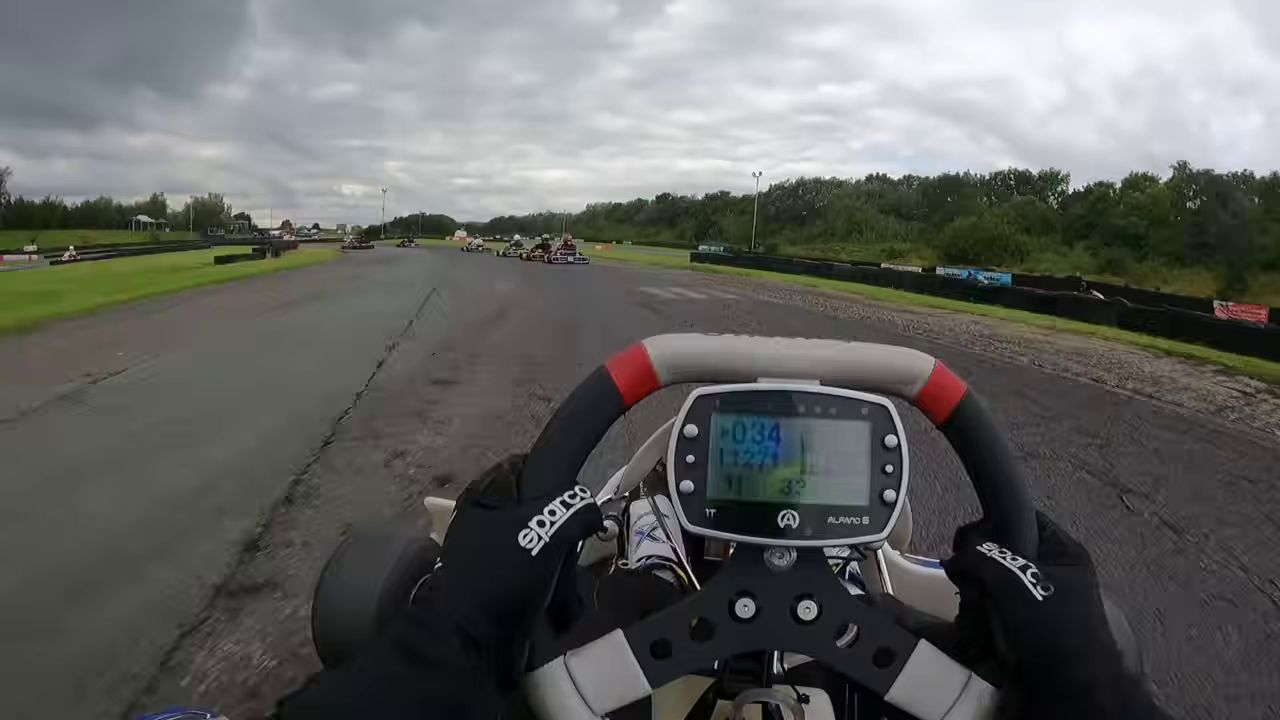
#> input picture frames/t_0000.0s.jpg, 1280 x 720 px
$ python png_to_dds.py ../frames/t_0000.0s.jpg
#> lines starting #> are read from the running program, lines starting #| are printed output that depends on the picture
#!/usr/bin/env python3
"""Convert PNG/JPG/TGA textures to .dds for rFactor 2, with a full mipmap chain.

Writes uncompressed 32-bit BGRA DDS files (any DirectX game can load them), including every
mipmap level. Mipmaps are the smaller copies the engine uses at a distance; without them
asphalt and grass shimmer. Textures should be power-of-two sizes (256, 512, 1024, ...).

    python tools/png_to_dds.py build/textures              # every image in the folder
    python tools/png_to_dds.py my_texture.png -o out_dir
"""
import argparse
import struct
import sys
from pathlib import Path

import numpy as np
from PIL import Image

# DDS header flags (from the DirectX DDS file format reference)
DDSD_CAPS, DDSD_HEIGHT, DDSD_WIDTH, DDSD_PITCH = 0x1, 0x2, 0x4, 0x8
DDSD_PIXELFORMAT, DDSD_MIPMAPCOUNT = 0x1000, 0x20000
DDPF_ALPHAPIXELS, DDPF_RGB = 0x1, 0x40
DDSCAPS_COMPLEX, DDSCAPS_TEXTURE, DDSCAPS_MIPMAP = 0x8, 0x1000, 0x400000


def mip_chain(rgba):
    """Full mipmap chain down to 1x1, each level a 2x2 box-filtered copy of the last."""
    levels = [rgba]
    img = rgba.astype(np.float32)
    while img.shape[0] > 1 or img.shape[1] > 1:
        h, w = max(img.shape[0] // 2, 1), max(img.shape[1] // 2, 1)
        img = img[:h * 2 or 1, :w * 2 or 1]
        img = img.reshape(h, img.shape[0] // h, w, img.shape[1] // w, 4).mean(axis=(1, 3))
        levels.append(np.round(img).astype(np.uint8))
    return levels


def write_dds(rgba, path):
    h, w = rgba.shape[:2]
    levels = mip_chain(rgba)
    header = struct.pack(
        "<4s7I44x" "2I4s5I" "4I4x",
        b"DDS ", 124,
        DDSD_CAPS | DDSD_HEIGHT | DDSD_WIDTH | DDSD_PITCH | DDSD_PIXELFORMAT | DDSD_MIPMAPCOUNT,
        h, w, w * 4, 0, len(levels),
        # pixel format: 32-bit, BGRA byte order
        32, DDPF_RGB | DDPF_ALPHAPIXELS, b"\0\0\0\0", 32,
        0x00FF0000, 0x0000FF00, 0x000000FF, 0xFF000000,
        DDSCAPS_COMPLEX | DDSCAPS_TEXTURE | DDSCAPS_MIPMAP, 0, 0, 0,
    )
    assert len(header) == 128
    with open(path, "wb") as f:
        f.write(header)
        for level in levels:
            f.write(level[..., [2, 1, 0, 3]].tobytes())  # RGBA -> BGRA
    return len(levels)


def main():
    ap = argparse.ArgumentParser(description=__doc__, formatter_class=argparse.RawDescriptionHelpFormatter)
    ap.add_argument("inputs", nargs="+", help="image files or folders")
    ap.add_argument("-o", "--out-dir", help="where to write .dds files (default: next to each image)")
    args = ap.parse_args()

    files = []
    for p in map(Path, args.inputs):
        files += sorted(q for q in p.iterdir() if q.suffix.lower() in (".png", ".jpg", ".jpeg", ".tga")) \
            if p.is_dir() else [p]
    if not files:
        sys.exit("no images found")
    for src in files:
        rgba = np.asarray(Image.open(src).convert("RGBA"))
        h, w = rgba.shape[:2]
#> h = 720; w = 1280
        if w & (w - 1) or h & (h - 1):
            print(f"WARNING: {src.name} is {w}x{h}; rF2 textures should be power-of-two sizes", file=sys.stderr)
        dst = (Path(args.out_dir) if args.out_dir else src.parent) / (src.stem + ".dds")
        dst.parent.mkdir(parents=True, exist_ok=True)
        n = write_dds(rgba, dst)
#> the loop in mip_chain, `while img.shape[0] > 1 or img.shape[1] > 1:` made 10 passes
#> img on passes 9 to 10: [[115.2, 117.6, 112.7, 255], [124.3, 125.3, 123.8, 255]], [[119.7, 121.5, 118.3, 255]]
#> pass 3, in mip_chain, `img = img.reshape(h, img.shape[0] // h, w, img.shape[1] // w, 4).mean(..`:
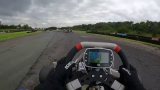
#> img: shape (90, 160, 4) float32; mean R, G, B, A 99, 100.1, 98, 255
#> after the loop in mip_chain, `while img.shape[0] > 1 or img.shape[1] > 1:`: levels = 11 items
#> the loop in write_dds, `for level in levels:` made 11 passes
#> level on passes 10 to 11: [[115, 118, 113, 255], [124, 125, 124, 255]], [[120, 121, 118, 255]]
#> n = 11
        print(f"{src.name} -> {dst} ({w}x{h}, {n} mip levels)")
#| t_0000.0s.jpg -> ../frames/t_0000.0s.dds (1280x720, 11 mip levels)
    return 0


if __name__ == "__main__":
    sys.exit(main())
#> (the program exits here)

$ run again, on frames/t_0002.0s.jpg
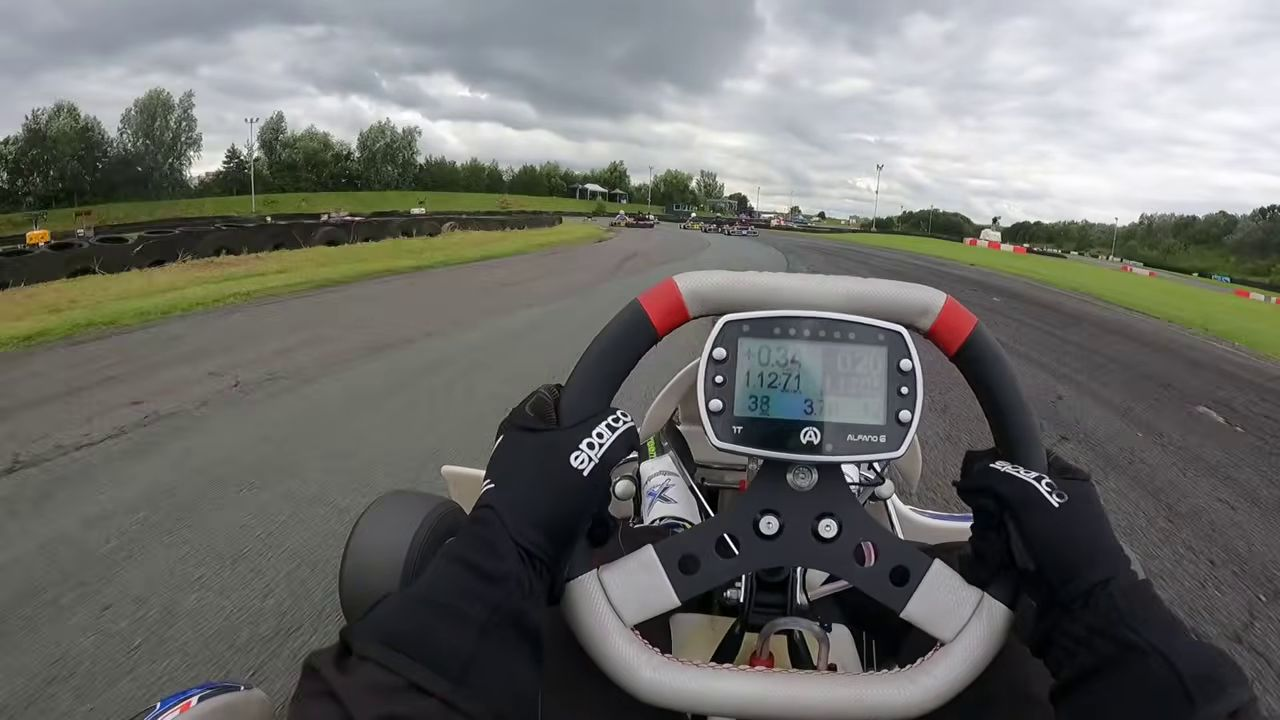
#> input picture frames/t_0002.0s.jpg, 1280 x 720 px
#> the loop in mip_chain, `while img.shape[0] > 1 or img.shape[1] > 1:` made 10 passes
#> img on passes 9 to 10: [[114.6, 116.4, 105.6, 255], [131.3, 132.2, 132.2, 255]], [[122.9, 124.3, 118.9, 255]]
#> pass 2, in mip_chain, `img = img.reshape(h, img.shape[0] // h, w, img.shape[1] // w, 4).mean(..`:
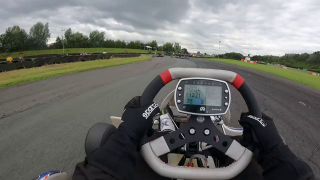
#> img: shape (180, 320, 4) float32; mean R, G, B, A 109.8, 110.5, 106.9, 255
#> pass 3, in mip_chain, `img = img.reshape(h, img.shape[0] // h, w, img.shape[1] // w, 4).mean(..`:
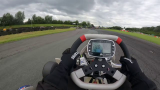
#> img: shape (90, 160, 4) float32; mean R, G, B, A 109.7, 110.5, 106.9, 255
#> after the loop in mip_chain, `while img.shape[0] > 1 or img.shape[1] > 1:`: levels = 11 items
#> the loop in write_dds, `for level in levels:` made 11 passes
#> level on passes 10 to 11: [[115, 116, 106, 255], [131, 132, 132, 255]], [[123, 124, 119, 255]]
#> n = 11
#| t_0002.0s.jpg -> ../frames/t_0002.0s.dds (1280x720, 11 mip levels)

$ run again, on frames/t_0003.0s.jpg
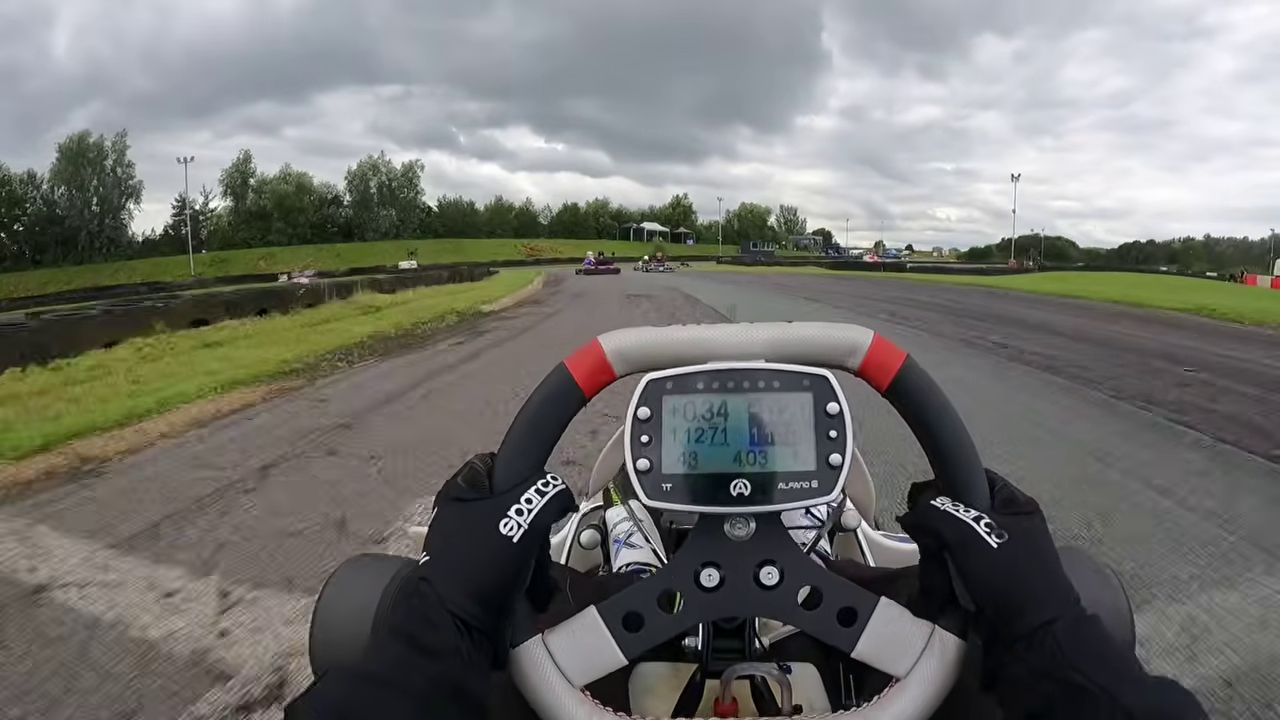
#> input picture frames/t_0003.0s.jpg, 1280 x 720 px
#> the loop in mip_chain, `while img.shape[0] > 1 or img.shape[1] > 1:` made 10 passes
#> img on passes 9 to 10: [[119.7, 121.2, 107.9, 255], [133.9, 135, 135.8, 255]], [[126.8, 128.1, 121.9, 255]]
#> pass 2, in mip_chain, `img = img.reshape(h, img.shape[0] // h, w, img.shape[1] // w, 4).mean(..`:
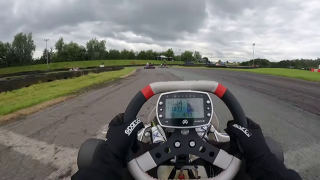
#> img: shape (180, 320, 4) float32; mean R, G, B, A 115.8, 116, 112.2, 255
#> pass 3, in mip_chain, `img = img.reshape(h, img.shape[0] // h, w, img.shape[1] // w, 4).mean(..`:
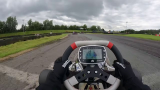
#> img: shape (90, 160, 4) float32; mean R, G, B, A 115.8, 116, 112.2, 255
#> after the loop in mip_chain, `while img.shape[0] > 1 or img.shape[1] > 1:`: levels = 11 items
#> the loop in write_dds, `for level in levels:` made 11 passes
#> level on passes 10 to 11: [[120, 121, 108, 255], [134, 135, 136, 255]], [[127, 128, 122, 255]]
#> n = 11
#| t_0003.0s.jpg -> ../frames/t_0003.0s.dds (1280x720, 11 mip levels)

$ run again, on frames/t_0004.0s.jpg
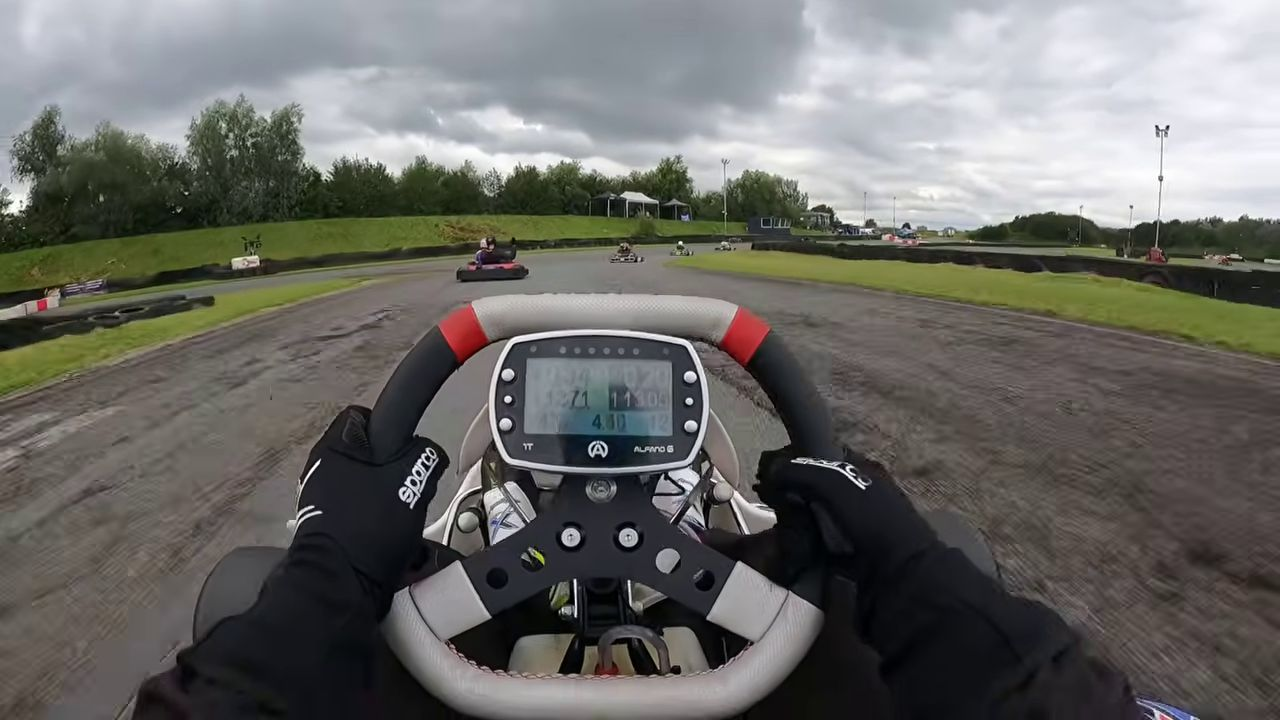
#> input picture frames/t_0004.0s.jpg, 1280 x 720 px
#> the loop in mip_chain, `while img.shape[0] > 1 or img.shape[1] > 1:` made 10 passes
#> img on passes 9 to 10: [[111.4, 112.4, 104, 255], [126.9, 128.1, 125.6, 255]], [[119.2, 120.2, 114.8, 255]]
#> pass 2, in mip_chain, `img = img.reshape(h, img.shape[0] // h, w, img.shape[1] // w, 4).mean(..`:
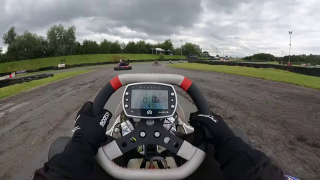
#> img: shape (180, 320, 4) float32; mean R, G, B, A 107.1, 106.6, 102.9, 255
#> pass 3, in mip_chain, `img = img.reshape(h, img.shape[0] // h, w, img.shape[1] // w, 4).mean(..`:
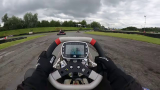
#> img: shape (90, 160, 4) float32; mean R, G, B, A 107.1, 106.6, 102.9, 255
#> after the loop in mip_chain, `while img.shape[0] > 1 or img.shape[1] > 1:`: levels = 11 items
#> the loop in write_dds, `for level in levels:` made 11 passes
#> level on passes 10 to 11: [[111, 112, 104, 255], [127, 128, 126, 255]], [[119, 120, 115, 255]]
#> n = 11
#| t_0004.0s.jpg -> ../frames/t_0004.0s.dds (1280x720, 11 mip levels)
